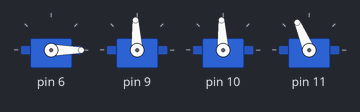
Recording of a sketch running on a simulated Arduino Uno, built with avr-gcc and run on an emulated ATmega328P. On the bench: 4 × servo.

Above: at 1.05 s.
At 1.65 s:
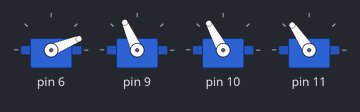
At 2.25 s:
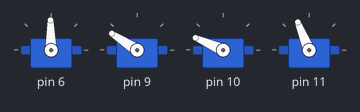
At 3.5 s:
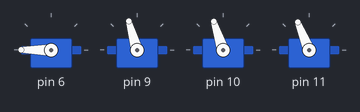
At 4.75 s:
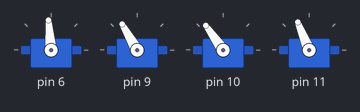
At 6.0 s:
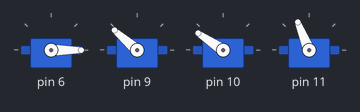
Timing chart, 0 to 7.5 s (numbered marks = the images above):
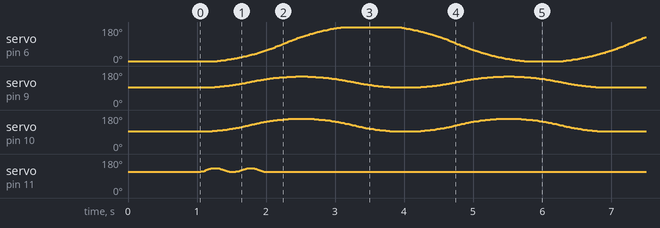

The sketch:

test_servo.ino
```cpp
#include "JC_ServoTween.h"
#include "JC_ServoAnimation.h"

namespace JCST = JC_ServoTween;
namespace JCSA = JC_ServoAnimation;

JCST::ServoTween base;
JCST::ServoTween left;
JCST::ServoTween right;
JCST::ServoTween claw;

JCSA::ServoAnimation baseAnim(&base);
JCSA::ServoAnimation leftAnim(&left);
JCSA::ServoAnimation rightAnim(&right);
JCSA::ServoAnimation clawAnim(&claw);

void setup() {
    Serial.begin(9600);

    base.Setup(500, 2500, 6, 500);
    for (int i = 0; i < 2; ++i)
    {
        baseAnim.Add(JCST::Factory::Fetch2(JCST::QuadEaseInOut, 500, 2500, 5 * 1000, 2));
        baseAnim.Add(JCST::Factory::Fetch2(JCST::QuadEaseInOut, 2500, 500, 5 * 1000, 2));
    }
    baseAnim.Add(JCST::Factory::Fetch2(JCST::QuadEaseInOut, 500, 1500, 2 * 1000, 2));

    left.Setup(1500, 2100, 9, 1500);
    for (int i = 0; i < 2; ++i)
    {
        leftAnim.Add(JCST::Factory::Fetch2(JCST::Linear, 1500, 2100, 3 * 1000, 2));
        leftAnim.Add(JCST::Factory::Fetch2(JCST::QuadEaseInOut, 2100, 1500, 3 * 1000, 2));
    }

    right.Setup(1500, 2200, 10, 1500);
    for (int i = 0; i < 2; ++i)
    {
        rightAnim.Add(JCST::Factory::Fetch2(JCST::QuadEaseInOut, 1500, 2200, 3 * 1000, 2));
        rightAnim.Add(JCST::Factory::Fetch2(JCST::QuadEaseInOut, 2200, 1500, 3 * 1000, 2));
    }

    claw.Setup(1700, 1900, 11, 1700);
    for (int i = 0; i < 2; ++i)
    {
        clawAnim.Add(JCST::Factory::Fetch2(JCST::Linear, 1700, 1900, 1 * 1000, 4));
        clawAnim.Add(JCST::Factory::Fetch2(JCST::Linear, 1900, 1700, 1 * 1000, 4));
    }

    delay(1000);
}

void loop() {
    baseAnim.Loop();
    leftAnim.Loop();
    rightAnim.Loop();
    clawAnim.Loop();

    delay(1);
}
```

JC_ServoAnimation.cpp
```cpp
#include "HardwareSerial.h"
#include "JC_ServoAnimation.h"

using namespace JC_ServoAnimation;

ServoAnimation::ServoAnimation(JCST::ServoTween *servoTween)
{
    this->servoTween = servoTween;

    for (int i = 0; i < TWEEN_LIST_CAPACITY; i++)
    {
        tweenList[i] = nullptr;
    }

    isPlaying = false;
}

void ServoAnimation::Add(JCST::Tween *tween)
{
    if (isPlaying)
    {
        return;
    }

    for (int i = 0; i < TWEEN_LIST_CAPACITY; i++)
    {
        if (tweenList[i] == nullptr)
        {
            tweenList[i] = tween;
            break;
        }
    }
}

void ServoAnimation::Loop()
{
    if (servoTween != nullptr)
    {
        isPlaying = true;

        if (servoTween->IsIdle())
        {
            bool tweenPlayed = false;

            for (int i = 0; i < TWEEN_LIST_CAPACITY; i++)
            {
                if (tweenList[i] != nullptr)
                {
                    JCST::Tween *tween = tweenList[i];
                    tweenList[i] = nullptr;
                    servoTween->To(tween);
                    tweenPlayed = true;
                    break;
                }
            }

            if (!tweenPlayed)
            {
                isPlaying = false;
            }

        }
        else
        {
            servoTween->Loop();
        }
    }
}

bool ServoAnimation::IsPlaying()
{
    return isPlaying;
}
```

JC_ServoAnimation.h
```cpp
#ifndef __JC_SERVO_ANIMATION__
#define __JC_SERVO_ANIMATION__

#include "JC_ServoTween.h"

namespace JCST = JC_ServoTween;

namespace JC_ServoAnimation
{
    class ServoAnimation
    {
    public:
        ServoAnimation(JCST::ServoTween *servoTween);

        void Add(JCST::Tween* tween);
        void Loop();
        bool IsPlaying();

    private:
        JCST::ServoTween *servoTween;

        static const int TWEEN_LIST_CAPACITY = 5;
        JCST::Tween* tweenList[TWEEN_LIST_CAPACITY];

        bool isPlaying;
    };
}

#endif
```

JC_ServoTween.cpp
```cpp
#include "HardwareSerial.h"
#include "JC_ServoTween.h"

using namespace JC_ServoTween;

//----------------------- TweenBase -----------------

bool Tween::Set(TweenType tweenType, int b, int c, int d, float timeScale)
{
    this->type = tweenType;
    this->b = b;
    this->c = c;
    this->d = d;
    this->timeScale = timeScale;
    t0 = -1;

    this->op = nullptr;
    if (tweenType == Linear)
    {
        this->op = OP_Linear;
    }
    if (tweenType == QuadEaseIn)
    {
        this->op = OP_QuadEaseIn;
    }
    if (tweenType == QuadEaseOut)
    {
        this->op = OP_QuadEaseOut;
    }
    if (tweenType == QuadEaseInOut)
    {
        this->op = OP_QuadEaseInOut;
    }
}

int Tween::Execute()
{
    if (t0 == -1)
    {
        t0 = millis();
    }
    t = millis() - t0;
    t *= timeScale;
    if (op != nullptr)
    {
        return OP_QuadEaseInOut(t, b, c, d);
    }
    return 0;
}

bool Tween::IsComplete()
{
    return t >= d;
}

TweenType Tween::Type()
{
    return type;
}

int Tween::OP_Linear(long double t, int b, int c, int d)
{
    return c * t / d + b;
}

int Tween::OP_QuadEaseIn(long double t, int b, int c, int d)
{
    return c * (t /= d) * t + b;
}

int Tween::OP_QuadEaseOut(long double t, int b, int c, int d)
{
    return -c * (t /= d) * (t - 2) + b;
}

int Tween::OP_QuadEaseInOut(long double t, int b, int c, int d)
{
    if ((t /= d / 2) < 1)
    {
        return c / 2 * t * t + b;
    }
    return -c / 2 * ((--t) * (t - 2) - 1) + b;
}

//----------------------- Factory -----------------

Tween* Factory::tweenPool = nullptr;

Tween* Factory::Fetch(TweenType tweenType, int beginning, int changing, int duration, float timeScale)
{
    if (tweenPool == nullptr)
    {
        tweenPool = new Tween[TWEEN_POOL_CAPACITY];
        if (tweenPool != nullptr)
        {
            for (int i = 0; i < TWEEN_POOL_CAPACITY; ++i)
            {
                Tween* tween = &tweenPool[i];
                tween->Set(Undefined, 0, 0, 0, 0);
            }
        }
    }

    if (tweenPool != nullptr)
    {
        for (int i = 0; i < TWEEN_POOL_CAPACITY; i++)
        {
            Tween *tween = &tweenPool[i];
            if (tween->Type() == Undefined)
            {
                tween->Set(tweenType, beginning, changing, duration, timeScale);
                return tween;
            }
        }
    }

    return nullptr;
}

Tween* Factory::Fetch2(TweenType tweenType, int beginning, int ending, int duration, float timeScale)
{
    return Factory::Fetch(tweenType, beginning, ending - beginning, duration, timeScale);
}

bool Factory::Release(Tween *pTween)
{
    if (pTween != nullptr)
    {
        for (int i = 0; i < TWEEN_POOL_CAPACITY; i++)
        {
            Tween *tween = &tweenPool[i];
            if (tween == pTween)
            {
                tween->Set(Undefined, 0, 0, 0, 0);
                return true;
            }
        }
    }

    return false;
}

//----------------------- ServoTween -----------------

ServoTween::ServoTween()
{
    toAngle = 0;
    tween = nullptr;
}

ServoTween::~ServoTween()
{
    destroyTween();
}

void ServoTween::Setup(int limitMin, int limitMax, int pin, int initialAngleInMs)
{
    this->limitMin = limitMin;
    this->limitMax = limitMax;
    this->pin = pin;

    servo.writeMicroseconds(initialAngleInMs);
    servo.attach(this->pin);
}

void ServoTween::To(Tween *tween)
{
    destroyTween();
    this->tween = tween;
}

bool ServoTween::IsIdle()
{
    return tween == nullptr;
}

void ServoTween::Loop()
{
    if (tween != nullptr)
    {
        int angleInMs = tween->Execute();
        angleInMs = clampAngleInMs(angleInMs);
        servo.writeMicroseconds(angleInMs);
        if (tween->IsComplete())
        {
            destroyTween();
        }
    }
}

void ServoTween::destroyTween()
{
    Factory::Release(tween);
    tween = nullptr;
}

int ServoTween::clampAngleInMs(int angleInMs)
{
    return min(max(angleInMs, limitMin), limitMax);
}

int ServoTween::GetLimitMin()
{
    return this->limitMin;
}

int ServoTween::GetLimitMax()
{
    return this->limitMax;
}
```

JC_ServoTween.h
```cpp
#ifndef __JC_SERVO_TWEEN__
#define __JC_SERVO_TWEEN__

#include <Arduino.h>
#include <Servo.h>

namespace JC_ServoTween
{
    //----------------------- ServoTweenType -----------------

    enum TweenType
    {
        Undefined,
        Linear,
        QuadEaseIn,
        QuadEaseOut,
        QuadEaseInOut,
    };

    //----------------------- TweenBase -----------------

    class Tween
    {
    public:
        typedef int (*Operator)(long double t, int b, int c, int d);

        bool Set(TweenType tweenType, int b, int c, int d, float timeScale);
        int Execute();
        bool IsComplete();
        TweenType Type();

        static int OP_Linear(long double t, int b, int c, int d);

        static int OP_QuadEaseIn(long double t, int b, int c, int d);
        static int OP_QuadEaseOut(long double t, int b, int c, int d);
        static int OP_QuadEaseInOut(long double t, int b, int c, int d);

    private:
        Operator op;
        TweenType type;
        int b; // beginning value
        int c; // changed in value
        long double t; // current time
        int d; // duration
        float timeScale;
        unsigned long t0;
        bool isFree;
    };

    //----------------------- Factory -----------------

    class Factory
    {
    public:
        static Tween* Fetch(TweenType tweenType, int beginning, int changing, int duration, float timeScale = 1);
        static Tween* Fetch2(TweenType tweenType, int beginning, int ending, int duration, float timeScale = 1);
        static bool Release(Tween* tween);

    private:
        static const int TWEEN_POOL_CAPACITY = 20;
        static Tween* tweenPool;
    };

    //----------------------- ServoTween -----------------

    class ServoTween
    {
    public:
        ServoTween();
        ~ServoTween();

        void Setup(int limitMin, int limitMax, int pin, int initialAngleInMs);
        void To(Tween *tween);
        bool IsIdle();
        void Loop();
        int GetLimitMin();
        int GetLimitMax();

    private:
        void destroyTween();
        int clampAngleInMs(int angleInMs);

        Servo servo;
        int limitMin;
        int limitMax;
        int pin;
        int toAngle;
        Tween *tween;
    };
}

#endif
```
